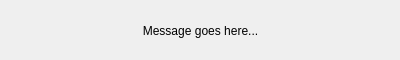
<?xml version="1.0" encoding="UTF-8"?>
<ui version="4.0">
 <class>BusyDialog</class>
 <widget class="QDialog" name="BusyDialog">
  <property name="windowModality">
   <enum>Qt::ApplicationModal</enum>
  </property>
  <property name="geometry">
   <rect>
    <x>0</x>
    <y>0</y>
    <width>400</width>
    <height>60</height>
   </rect>
  </property>
  <property name="minimumSize">
   <size>
    <width>400</width>
    <height>60</height>
   </size>
  </property>
  <property name="maximumSize">
   <size>
    <width>400</width>
    <height>60</height>
   </size>
  </property>
  <property name="windowTitle">
   <string>Please Wait</string>
  </property>
  <property name="windowIcon">
   <iconset resource="tbc-analyse-resources.qrc">
    <normaloff>:/icons/Graphics/16-analyse.png</normaloff>:/icons/Graphics/16-analyse.png</iconset>
  </property>
  <property name="modal">
   <bool>false</bool>
  </property>
  <widget class="QLabel" name="messageLabel">
   <property name="geometry">
    <rect>
     <x>10</x>
     <y>20</y>
     <width>381</width>
     <height>21</height>
    </rect>
   </property>
   <property name="text">
    <string>Message goes here...</string>
   </property>
   <property name="alignment">
    <set>Qt::AlignCenter</set>
   </property>
  </widget>
 </widget>
 <resources>
  <include location="tbc-analyse-resources.qrc"/>
 </resources>
 <connections/>
</ui>
